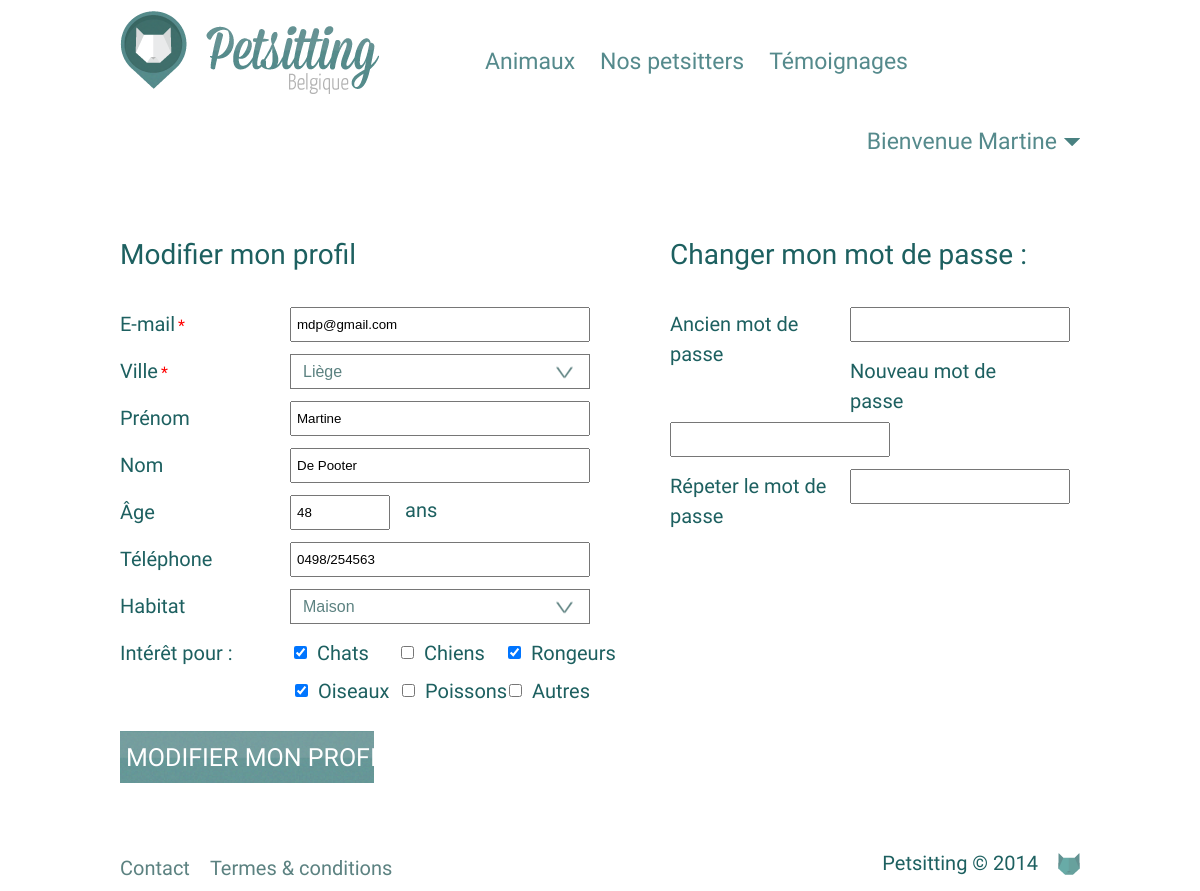
/modifier_profil.php (signed in), run on the app's committed database.
### tables this page shows
CREATE TABLE IF NOT EXISTS `user` (
  `id` int(11) NOT NULL AUTO_INCREMENT,
  `username` varchar(255) NOT NULL,
  `password` varchar(255) NOT NULL,
  `email` varchar(255) NOT NULL,
  `type` tinyint(2) NOT NULL,
  `city` varchar(255) NOT NULL,
  `firstname` varchar(255) DEFAULT NULL,
  `lastname` varchar(255) DEFAULT NULL,
  `phone` varchar(40) DEFAULT NULL,
  `address` varchar(255) DEFAULT NULL,
  `age` int(5) DEFAULT NULL,
  `accommodation` tinyint(3) DEFAULT NULL,
  `interest_cat` tinyint(4) NOT NULL DEFAULT '0',
  `interest_dog` tinyint(4) NOT NULL DEFAULT '0',
  `interest_bird` tinyint(4) NOT NULL DEFAULT '0',
  `interest_rodent` tinyint(4) NOT NULL DEFAULT '0',
  `interest_fish` tinyint(4) NOT NULL DEFAULT '0',
  `interest_other` tinyint(4) NOT NULL DEFAULT '0',
  `created_at` datetime NOT NULL,
  PRIMARY KEY (`id`)
);

### modifier_profil.php (the view, shortened to what this page needs)
<?php
require_once __DIR__ . "/inc/config.inc.php";
$user = loadUser($_SESSION['user']['id']);
$h3Title = 'Modifier mon profil';
?>
<html>
<head>
    <?php include __DIR__ . "/inc/partial/head.inc.php"; ?>
</head>
<body>
<?php $pageActive = "register"; include __DIR__ . "/inc/partial/header.inc.php"; ?>
<div id="content" class="user-form">
    <div class="container">
        <div class="col-left">
        <h3><?php print $h3Title; ?></h3>
        <form id="animal-form" action="" method="POST">
            <label for="email">E-mail<span class="required">*</span></label>
            <input type="text" name="email" value="<?php if(isset($_POST['email'])) { print $_POST['email']; } elseif($user) { print $user['email']; } ?>" /><br />
            <label for="city">Ville<span class="required">*</span></label>
            <select name="city">
                <?php
                if(isset($_POST['city'])) { $currentCity = $_POST['city']; } elseif(isset($user['city'])) { $currentCity = $user['city']; } else { $currentCity = null; }
                print getCities(true, $currentCity);
                ?>
            </select><br />
            <label for="firstname">Prénom</label>
            <input type="text" name="firstname" value="<?php if(isset($_POST['firstname'])) { print $_POST['firstname']; } elseif($user) { print $user['firstname']; } ?>" /><br />
            <label for="firstname">Nom</label>
            <input type="text" name="lastname" value="<?php if(isset($_POST['lastname'])) { print $_POST['lastname']; } elseif($user) { print $user['lastname']; } ?>" /><br />
            <label for="age">Âge</label>
            <input type="text" name="age" value="<?php if(isset($_POST['age'])) { print $_POST['age']; } elseif($user) { print $user['age']; } ?>" />ans<br />
            <label for="phone">Téléphone</label>
            <input type="text" name="phone" value="<?php if(isset($_POST['phone'])) { print $_POST['phone']; } elseif($user) { print $user['phone']; } ?>" /><br />
            <label for="accomodation">Habitat</label>
            <select name="accomodation">
                <option value="<?php print ACCOMODATION_HOUSE; ?>"><?php print _getAccomodation(ACCOMODATION_HOUSE); ?></option>
            </select><br />
            <label for="interest">Intérêt pour :</label>
            <ul class="animal">
                <li>
                <input type="checkbox" id="interest_cat" name="interest_cat" <?php if(isset($_POST['interest_cat']) || $user['interest_cat']) { print 'checked="checked"'; } ?> />
                <label for="interest_cat">Chats</label>
                <li>
                <li>
                <input type="checkbox" id="interest_dog" name="interest_dog" <?php if(isset($_POST['interest_dog']) || $user['interest_dog']) { print 'checked="checked"'; } ?> />
                <label for="interest_dog">Chiens</label>
                </li>
                <li>
                <input type="checkbox" id="interest_rodent" name="interest_rodent" <?php if(isset($_POST['interest_rodent']) || $user['interest_rodent']) { print 'checked="checked"'; } ?> />
                <label for="interest_rodent">Rongeurs</label>
                </li><br />
                <li>
                <input type="checkbox" id="interest_bird" name="interest_bird" <?php if(isset($_POST['interest_bird']) || $user['interest_bird']) { print 'checked="checked"'; } ?> />
                <label for="interest_bird">Oiseaux</label>
                </li>
                <li>
                <input type="checkbox" id="interest_fish" name="interest_fish" <?php if(isset($_POST['interest_fish']) || $user['interest_fish']) { print 'checked="checked"'; } ?> />
                <label for="interest_fish">Poissons</label>
                </li>
                <li>
                <input type="checkbox" id="interest_other" name="interest_other" <?php if(isset($_POST['interest_other']) || $user['interest_other']) { print 'checked="checked"'; } ?> />
                <label for="interest_other">Autres</label>
                </li>
            </ul>
            </div>
            <div class="col-right">
            <h3>Changer mon mot de passe :</h3>
            <label for="oldpassword">Ancien mot de passe</label>
            <input type="password" name="oldpassword" /><br />
            <label for="newpassword">Nouveau mot de passe</label>
            <input type="password" name="newpassword" /><br />
            <label for="newpassword2">Répeter le mot de passe</label>
            <input type="password" name="newpassword2" />
            </div>
            <input type="submit" value="Modifier mon profil" />
    </div>
</div>
<?php include __DIR__ . "/inc/partial/footer.inc.php" ?>
</body>
</html>

### css/style.css (style rules this page uses)
body { margin: 0; font-family: 'Yanone Kaffeesatz', Arial; font-size: 16px; line-height: 1.5; color: #1D6060; }
.container { max-width: 960px; margin: auto; overflow: hidden; }
input[type="submit"] { border: 0; }
h3 { font-size: 28px; font-weight: 300; margin: 25px 0; }
form { font-size: 20px; font-weight: 300; }
select { padding: 6px 20px; width: 257px; color: #5c8281; font-size: 16px; font-weight: 300; appearence: none; -webkit-appearance: none; -moz-appearance: none; -ms-appearance: none; -o-appearance: none; background: url(../img/select_arrow.png) no-repeat right; text-indent: 0.01px; text-overflow: ''; }
input[type="submit"] { background: url(../img/submit_button.png) no-repeat; width: 254px; height: 52px; display: block; cursor: pointer; text-transform: uppercase; color: #FFF; font-size: 25px; font-family: 'Yanone Kaffeesatz', Arial; font-weight: 300; }
.required { color: red; padding-left: 3px; font-size: 16px; }
#animal-form input[type="text"] { width: 300px; height: 35px; margin: 6px 0; padding-left: 5px; }
#animal-form select { width: 300px; height: 35px; margin: 6px 0; padding-left: 12px; }
#animal-form label { display: block; width: 170px; float: left; padding-top: 8px; }
#animal-form input[name="age"] { width: 100px; margin-right: 15px; }
.user-form { margin-top: 50px; }
.user-form .col-right input[type="password"] { width: 220px; height: 35px; margin: 6px 0; }
.col-left, .col-right { float: left; }
.col-left { margin-right: 50px; }
.col-left label { width: 100px; }
.col-right label { display: block; width: 180px; float: left; padding-top: 8px; font-size: 20px; font-weight: 300; }
.col-right { height: 440px; }
.user-form input[type="submit"] { margin-top: 25px; }
.user-form ul.animal { list-style: none; width: 500px; }
.user-form ul li { display: block; float: left; padding: 0; margin: 0; margin-right: -90px; }
.user-form ul li input[type="checkbox"] { float: left; margin-top: 16px; margin-right: 10px; }
#interest_bird { margin-left: 175px; }
.user-form ul li label { width: 100px; }

### data on the page
user: email "mdp@gmail.com", city "Liège", firstname "Martine", lastname "De Pooter", age "48", phone "0498/254563", interest_cat "☑", interest_rodent "☑", interest_bird "☑"

### other printed values
$_SESSION['user']['username'] "Martine"
$h3Title "Modifier mon profil"
form field accomodation "Maison"
